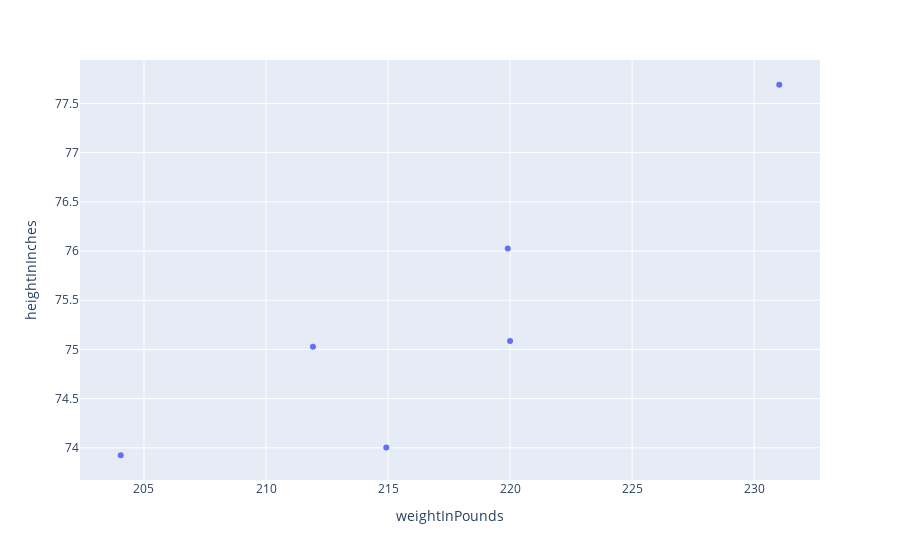

The code cell stored with this chart in its notebook:
### Code cell
fig = px.scatter(BIO_STATS, x='weightInPounds', y='heightInInches', hover_name='playerName')
fig.show()

### Figure 1 — Plotly figure (JSON) as saved in the notebook; plotly's stock layout.template omitted (floating-point values rounded to 4 significant figures)
{"data": [{"hovertemplate": "<b>%{hovertext}</b><br><br>weightInPounds=%{x}<br>heightInInches=%{y}<extra></extra>", "hovertext": ["Jordan Greenway", "Tyson Foerster", "Jordan Staal", "Tomas Hertl", "Warren Foegele", "Will Cuylle"], "legendgroup": "", "marker": {"color": "#636efa", "symbol": "circle"}, "mode": "markers", "name": "", "orientation": "v", "showlegend": false, "type": "scatter", "x": [231.0, 214.9, 219.9, 220.0, 204.0, 211.9], "xaxis": "x", "y": [77.69, 74.0, 76.03, 75.09, 73.92, 75.03], "yaxis": "y"}], "layout": {"legend": {"tracegroupgap": 0}, "margin": {"t": 60}, "xaxis": {"anchor": "y", "domain": [0, 1], "title": {"text": "weightInPounds"}}, "yaxis": {"anchor": "x", "domain": [0, 1], "title": {"text": "heightInInches"}}}}
